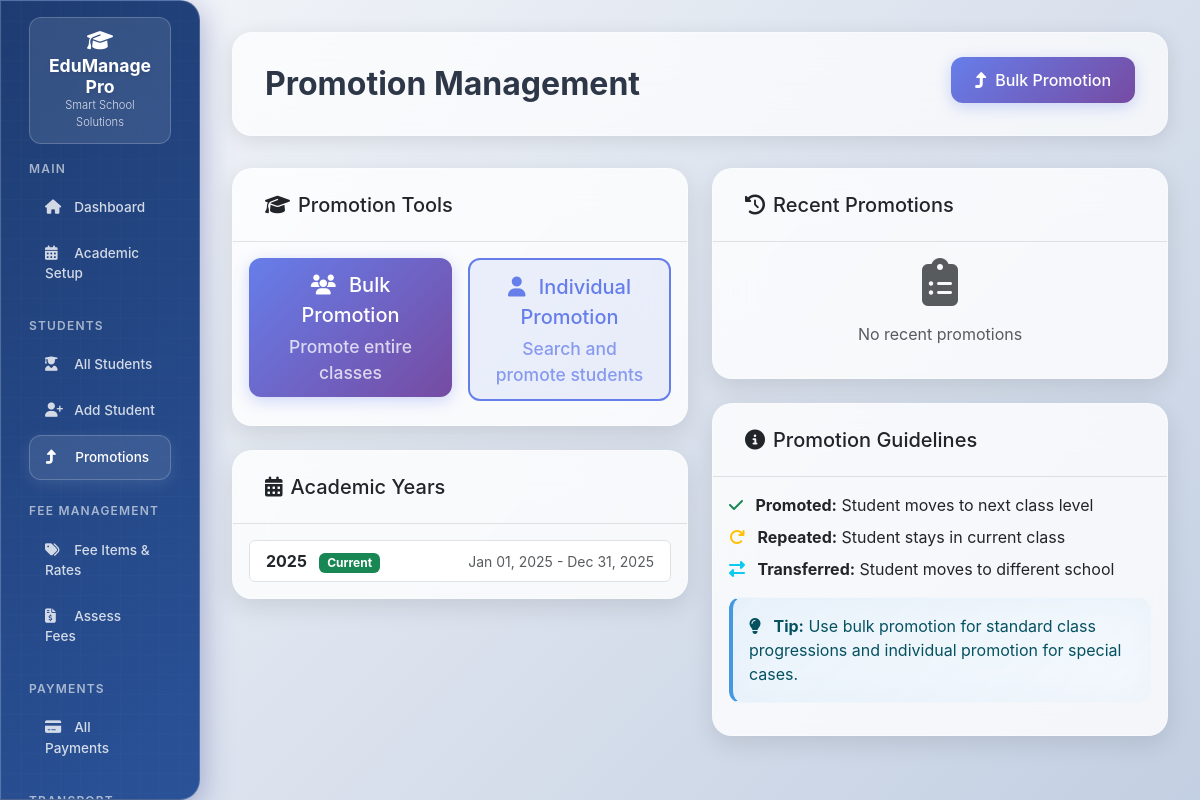
The app's page /promotions (signed in) with its own data.
### models.py (models this page shows, shortened)
class AcademicYear(db.Model):
    __tablename__ = "academic_years"
    id = db.Column(db.Integer, primary_key=True)
    year = db.Column(db.Integer, unique=True, nullable=False)  # e.g., 2024
    start_date = db.Column(db.Date, nullable=False)
    end_date = db.Column(db.Date, nullable=False)
    is_current = db.Column(db.Boolean, default=False)

### app.py (the view)
@app.route('/promotions')
@login_required
def promotion_management():
    academic_years = AcademicYear.query.order_by(desc(AcademicYear.year)).all()
    recent_promotions = StudentPromotion.query.order_by(desc(StudentPromotion.promotion_date)).limit(20).all()
    return render_template('promotions/index.html',
                           academic_years=academic_years,
                           recent_promotions=recent_promotions)

### app.py (called while the page is built)
@app.context_processor
def inject_common_vars():
    return {
        'date': date,
        'datetime': datetime,
        'Decimal': Decimal,
        'today': date.today(),  # Current date
        'now': datetime.now()   # Current datetime
    }

@app.context_processor
def inject_enums():
    return {
        'StudentType': StudentType,
        'UserRole': UserRole,
        'PaymentMode': PaymentMode,
        'FeeScope': FeeScope,
        'PromotionStatus': PromotionStatus
    }

@login_manager.user_loader
def load_user(user_id):
    return User.query.get(int(user_id))

### Templates/promotions/index.html (shortened to what this page needs)
{% extends "base.html" %}
{% block page_title %}Promotion Management{% endblock %}
{% block page_actions %}
<a href="{{ url_for('bulk_promotion') }}" class="btn btn-primary">
    <i class="fas fa-level-up-alt me-2"></i>Bulk Promotion
</a>
{% endblock %}
{% block content %}
<div class="row">
    <div class="col-lg-6">
        <div class="card">
            <div class="card-header">
                <h5 class="mb-0">
                    <i class="fas fa-graduation-cap me-2"></i>Promotion Tools
                </h5>
            </div>
            <div class="card-body">
                <div class="row g-3">
                    <div class="col-md-6">
                        <div class="d-grid">
                            <a href="{{ url_for('bulk_promotion') }}" class="btn btn-primary btn-lg">
                                <i class="fas fa-users me-2"></i>
                                Bulk Promotion
                                <small class="d-block mt-1 opacity-75">Promote entire classes</small>
                            </a>
                        </div>
                    </div>
                    <div class="col-md-6">
                        <div class="d-grid">
                            <button type="button" class="btn btn-outline-primary btn-lg" data-bs-toggle="modal" data-bs-target="#individualPromotionModal">
                                <i class="fas fa-user me-2"></i>
                                Individual Promotion
                                <small class="d-block mt-1 opacity-75">Search and promote students</small>
                            </button>
                        </div>
                    </div>
                </div>
            </div>
        </div>
        <div class="card mt-4">
            <div class="card-header">
                <h5 class="mb-0">
                    <i class="fas fa-calendar-alt me-2"></i>Academic Years
                </h5>
            </div>
            <div class="card-body">
                {% if academic_years %}
                <div class="list-group">
                    {% for year in academic_years %}
                    <div class="list-group-item d-flex justify-content-between align-items-center">
                        <div>
                            <strong>{{ year.year }}</strong>
                            {% if year.is_current %}
                            <span class="badge bg-success ms-2">Current</span>
                            {% endif %}
                        </div>
                        <small class="text-muted">
                            {{ year.start_date.strftime('%b %d, %Y') }} - {{ year.end_date.strftime('%b %d, %Y') }}
                        </small>
                    </div>
                    {% endfor %}
                </div>
                {% endif %}
            </div>
        </div>
    </div>
    <div class="col-lg-6">
        <div class="card">
            <div class="card-header">
                <h5 class="mb-0">
                    <i class="fas fa-history me-2"></i>Recent Promotions
                </h5>
            </div>
            <div class="card-body">
                {% if recent_promotions %}
                <div class="table-responsive">
                    <table class="table table-sm">
                        <thead>
                            <tr>
                                <th>Student</th>
                                <th>From → To</th>
                                <th>Status</th>
                                <th>Date</th>
                            </tr>
                        </thead>
                        <tbody>
                            {% for promotion in recent_promotions %}
                            <tr>
                                <td>
                                    <a href="{{ url_for('student_detail', student_id=promotion.student_id) }}"
                                       class="text-decoration-none">
                                        {{ promotion.student.admission_no }}
                                    </a>
                                </td>
                                <td>
                                    <small>
                                        {{ promotion.from_class.name if promotion.from_class }}{% if promotion.from_stream %}-{{ promotion.from_stream.name }}{% endif %}
                                        <i class="fas fa-arrow-right mx-1"></i>
                                        {{ promotion.to_class.name }}{% if promotion.to_stream %}-{{ promotion.to_stream.name }}{% endif %}
                                    </small>
                                </td>
                                <td>
                                    <span class="badge {% if promotion.status.value == 'PROMOTED' %}bg-success{% elif promotion.status.value == 'REPEATED' %}bg-warning{% else %}bg-info{% endif %}">
                                        {{ promotion.status.value }}
                                    </span>
                                </td>
                                <td>
                                    <small class="text-muted">{{ promotion.promotion_date.strftime('%m/%d') }}</small>
                                </td>
                            </tr>
                            {% endfor %}
                        </tbody>
                    </table>
                </div>
                {% else %}
                <div class="text-center text-muted">
                    <i class="fas fa-clipboard-list fa-3x mb-3"></i>
                    <p>No recent promotions</p>
                </div>
                {% endif %}
            </div>
        </div>
        <div class="card mt-4">
            <div class="card-header">
                <h5 class="mb-0">
                    <i class="fas fa-info-circle me-2"></i>Promotion Guidelines
                </h5>
            </div>
            <div class="card-body">
                <ul class="list-unstyled mb-0">
                    <li class="mb-2">
                        <i class="fas fa-check text-success me-2"></i>
                        <strong>Promoted:</strong> Student moves to next class level
                    </li>
                    <li class="mb-2">
                        <i class="fas fa-redo text-warning me-2"></i>
                        <strong>Repeated:</strong> Student stays in current class
                    </li>
                    <li class="mb-2">
                        <i class="fas fa-exchange-alt text-info me-2"></i>
                        <strong>Transferred:</strong> Student moves to different school
                    </li>
                </ul>
                <div class="alert alert-info mt-3">
                    <i class="fas fa-lightbulb me-2"></i>
                    <strong>Tip:</strong> Use bulk promotion for standard class progressions and individual promotion for special cases.
                </div>
            </div>
        </div>
    </div>
</div>
{% endblock %}

### Templates/base.html (style rules this page uses)
:root { --primary-gradient: linear-gradient(135deg, #667eea 0%, #764ba2 100%); --modern-gradient: linear-gradient(135deg, #1e3c72 0%, #2a5298 100%); --glass-bg: rgba(255, 255, 255, 0.1); --glass-border: rgba(255, 255, 255, 0.2); --shadow-light: 0 8px 32px rgba(31, 38, 135, 0.37); --shadow-hover: 0 15px 35px rgba(31, 38, 135, 0.5); --border-radius: 20px; --border-radius-small: 12px; --transition: all 0.2s ease; }
body { font-family: 'Inter', -apple-system, BlinkMacSystemFont, 'Segoe UI', sans-serif; background: linear-gradient(135deg, #f5f7fa 0%, #c3cfe2 100%); min-height: 100vh; }
.card { background: rgba(255, 255, 255, 0.8); backdrop-filter: blur(20px); border: 1px solid rgba(255, 255, 255, 0.3); border-radius: var(--border-radius); box-shadow: 0 8px 25px rgba(0, 0, 0, 0.1); transition: var(--transition); margin-bottom: 1.5rem; }
.card-header { background: transparent; border-bottom: 1px solid rgba(0, 0, 0, 0.1); border-radius: var(--border-radius) var(--border-radius) 0 0 !important; padding: 1.5rem 2rem; font-weight: 600; }
.btn { border-radius: var(--border-radius-small); font-weight: 500; transition: var(--transition); border: none; padding: 0.7rem 1.5rem; margin-right: 0.5rem; margin-bottom: 0.5rem; }
.btn:last-child { margin-right: 0; }
.btn-primary { background: linear-gradient(135deg, #667eea 0%, #764ba2 100%); color: white; box-shadow: 0 4px 15px rgba(102, 126, 234, 0.3); }
.btn-outline-primary { border: 2px solid #667eea; color: #667eea; background: rgba(102, 126, 234, 0.1); }
.alert { background: rgba(255, 255, 255, 0.9); backdrop-filter: blur(20px); border: 1px solid rgba(255, 255, 255, 0.3); border-radius: var(--border-radius-small); border-left: 4px solid; animation: slideIn 0.3s ease-out; }
.alert-info { border-left-color: #4299e1; background: linear-gradient(135deg, rgba(66, 153, 225, 0.1), rgba(66, 153, 225, 0.05)); }

### records on screen
AcademicYear: year "2025", is_current "Current", start_date "Jan 01, 2025", end_date "Dec 31, 2025"
